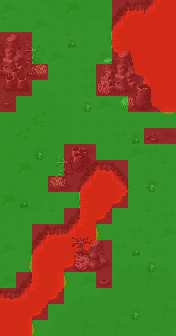

A 2D game scene composited from a Tiled map and its tileset images. What follows is a short description and the map's XML, with each tile layer's data collapsed to a summary:
An orthogonal 11x21 tile map with 16x16 px tiles, 12 tile layers (Tile Layer 4, Tile Layer 5, Tile Layer 6, Tile Layer 7, ...).

<map version="1.5" tiledversion="2021.02.15" orientation="orthogonal" renderorder="left-down" width="11" height="21" tilewidth="16" tileheight="16" infinite="0" nextlayerid="19" nextobjectid="1">
 <tileset firstgid="1" source="../world_tiles/tileset.tsx" />
 <layer id="10" name="Tile Layer 4" width="11" height="21">
  <data>[231 cells, 231 non-empty, 45 distinct tile ids]</data>
 </layer>
 <layer id="11" name="Tile Layer 5" width="11" height="21">
  <data>[231 cells, 100 non-empty, 59 distinct tile ids]</data>
 </layer>
 <layer id="12" name="Tile Layer 6" width="11" height="21">
  <data>[231 cells, 48 non-empty, 38 distinct tile ids]</data>
 </layer>
 <layer id="13" name="Tile Layer 7" width="11" height="21">
  <data>[231 cells, 0 non-empty, 0 distinct tile ids]</data>
 </layer>
 <layer id="14" name="Tile Layer 8" width="11" height="21">
  <data>[231 cells, 9 non-empty, 9 distinct tile ids]</data>
 </layer>
 <layer id="15" name="Tile Layer 9" width="11" height="21">
  <data>[231 cells, 20 non-empty, 20 distinct tile ids]</data>
 </layer>
 <layer id="16" name="Tile Layer 10" width="11" height="21">
  <data>[231 cells, 4 non-empty, 4 distinct tile ids]</data>
 </layer>
 <layer id="17" name="Tile Layer 11" width="11" height="21">
  <data>[231 cells, 18 non-empty, 6 distinct tile ids]</data>
 </layer>
 <layer id="18" name="Tile Layer 12" width="11" height="21">
  <data>[231 cells, 7 non-empty, 6 distinct tile ids]</data>
 </layer>
 <layer id="7" name="anim" width="11" height="21">
  <data>[231 cells, 3 non-empty, 3 distinct tile ids]</data>
 </layer>
 <layer id="8" name="characters" width="11" height="21">
  <data>[231 cells, 9 non-empty, 2 distinct tile ids]</data>
 </layer>
 <layer id="9" name="walkable" width="11" height="21">
  <data>[231 cells, 231 non-empty, 2 distinct tile ids]</data>
 </layer>
</map>
